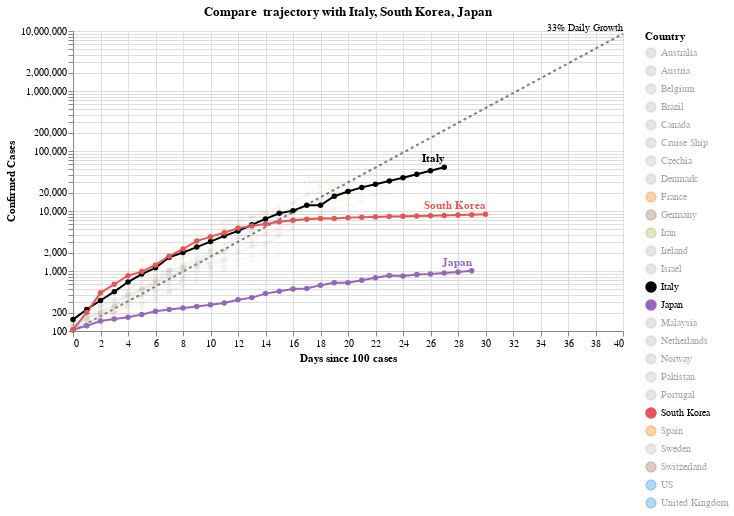

Notebook code for this chart:
### Code cell
#hide_input
chart = make_since_chart()
chart

### Figure 1 — Vega-Lite specification as saved in the notebook (floating-point values rounded to 4 significant figures; data arrays with more than 128 entries replaced by an {"elided": "..."} marker saying what was removed)
{"config": {"view": {"continuousWidth": 400, "continuousHeight": 300}}, "layer": [{"mark": {"type": "line", "color": "black", "opacity": 0.5, "strokeDash": [3, 3]}, "encoding": {"x": {"type": "quantitative", "field": "Days since 100 cases"}, "y": {"type": "quantitative", "field": "Confirmed Cases"}}}, {"mark": {"type": "text", "align": "right", "dy": -6, "fontSize": 10, "text": "33% Daily Growth"}, "encoding": {"x": {"type": "quantitative", "field": "Days since 100 cases"}, "y": {"type": "quantitative", "field": "Confirmed Cases"}}, "transform": [{"filter": "(datum['Days since 100 cases'] >= 40)"}]}, {"data": {"name": "data-d1cc8b3efaf2b95f26039e4fb3e0bf22"}, "mark": {"type": "line", "point": true}, "encoding": {"color": {"type": "nominal", "field": "Country", "scale": {"domain": ["Australia", "Austria", "Belgium", "Brazil", "Canada", "Cruise Ship", "Czechia", "Denmark", "France", "Germany", "Iran", "Ireland", "Israel", "Italy", "Japan", "Malaysia", "Netherlands", "Norway", "Pakistan", "Portugal", "South Korea", "Spain", "Sweden", "Switzerland", "US", "United Kingdom"], "range": ["#C1B7AD", "#C1B7AD", "#C1B7AD", "#C1B7AD", "#C1B7AD", "#C1B7AD", "#C1B7AD", "#C1B7AD", "#F58518", "#9D755D", "#A1BA59", "#C1B7AD", "#C1B7AD", "black", "#9467bd", "#C1B7AD", "#C1B7AD", "#C1B7AD", "#C1B7AD", "#C1B7AD", "#E45756", "#F58518", "#C1B7AD", "#9D755D", "#2495D3", "#2495D3"]}}, "opacity": {"condition": {"value": 1, "selection": "selector001"}, "value": 0.05}, "tooltip": [{"type": "nominal", "field": "Country"}, {"type": "temporal", "field": "Date"}, {"type": "quantitative", "field": "Confirmed Cases"}, {"type": "quantitative", "field": "Days since 100 cases"}], "x": {"type": "quantitative", "field": "Days since 100 cases"}, "y": {"type": "quantitative", "field": "Confirmed Cases", "scale": {"type": "log"}}}, "selection": {"selector001": {"type": "multi", "fields": ["Country"], "bind": "legend", "init": [{"Country": "Italy"}, {"Country": "South Korea"}, {"Country": "Japan"}]}}, "width": 550}, {"data": {"name": "data-d1cc8b3efaf2b95f26039e4fb3e0bf22"}, "mark": {"type": "text", "align": "right", "dy": -8, "fontWeight": "bold"}, "encoding": {"color": {"type": "nominal", "field": "Country", "scale": {"domain": ["Australia", "Austria", "Belgium", "Brazil", "Canada", "Cruise Ship", "Czechia", "Denmark", "France", "Germany", "Iran", "Ireland", "Israel", "Italy", "Japan", "Malaysia", "Netherlands", "Norway", "Pakistan", "Portugal", "South Korea", "Spain", "Sweden", "Switzerland", "US", "United Kingdom"], "range": ["#C1B7AD", "#C1B7AD", "#C1B7AD", "#C1B7AD", "#C1B7AD", "#C1B7AD", "#C1B7AD", "#C1B7AD", "#F58518", "#9D755D", "#A1BA59", "#C1B7AD", "#C1B7AD", "black", "#9467bd", "#C1B7AD", "#C1B7AD", "#C1B7AD", "#C1B7AD", "#C1B7AD", "#E45756", "#F58518", "#C1B7AD", "#9D755D", "#2495D3", "#2495D3"]}}, "opacity": {"condition": {"value": 1, "selection": "selector001"}, "value": 0.05}, "text": {"type": "nominal", "field": "Country"}, "tooltip": [{"type": "nominal", "field": "Country"}, {"type": "temporal", "field": "Date"}, {"type": "quantitative", "field": "Confirmed Cases"}, {"type": "quantitative", "field": "Days since 100 cases"}], "x": {"type": "quantitative", "field": "Days since 100 cases"}, "y": {"type": "quantitative", "field": "Confirmed Cases", "scale": {"type": "log"}}}, "transform": [{"filter": "(datum['Date'] >= 1584748800000)"}], "width": 550}], "data": {"name": "data-68672cae1c84aacde8ad60773c6666d3"}, "title": "Compare  trajectory with Italy, South Korea, Japan", "$schema": "https://vega.github.io/schema/vega-lite/v4.0.2.json", "datasets": {"data-68672cae1c84aacde8ad60773c6666d3": [{"Days since 100 cases": 0, "Confirmed Cases": 100.0}, {"Days since 100 cases": 1, "Confirmed Cases": 133.0}, {"Days since 100 cases": 2, "Confirmed Cases": 176.9}, {"Days since 100 cases": 3, "Confirmed Cases": 235.3}, {"Days since 100 cases": 4, "Confirmed Cases": 312.9}, {"Days since 100 cases": 5, "Confirmed Cases": 416.2}, {"Days since 100 cases": 6, "Confirmed Cases": 553.5}, {"Days since 100 cases": 7, "Confirmed Cases": 736.1}, {"Days since 100 cases": 8, "Confirmed Cases": 979.1}, {"Days since 100 cases": 9, "Confirmed Cases": 1302.0}, {"Days since 100 cases": 10, "Confirmed Cases": 1732.0}, {"Days since 100 cases": 11, "Confirmed Cases": 2303.0}, {"Days since 100 cases": 12, "Confirmed Cases": 3064.0}, {"Days since 100 cases": 13, "Confirmed Cases": 4074.0}, {"Days since 100 cases": 14, "Confirmed Cases": 5419.0}, {"Days since 100 cases": 15, "Confirmed Cases": 7207.0}, {"Days since 100 cases": 16, "Confirmed Cases": 9586.0}, {"Days since 100 cases": 17, "Confirmed Cases": 12750.0}, {"Days since 100 cases": 18, "Confirmed Cases": 16960.0}, {"Days since 100 cases": 19, "Confirmed Cases": 22550.0}, {"Days since 100 cases": 20, "Confirmed Cases": 29990.0}, {"Days since 100 cases": 21, "Confirmed Cases": 39890.0}, {"Days since 100 cases": 22, "Confirmed Cases": 53060.0}, {"Days since 100 cases": 23, "Confirmed Cases": 70560.0}, {"Days since 100 cases": 24, "Confirmed Cases": 93850.0}, {"Days since 100 cases": 25, "Confirmed Cases": 124800.0}, {"Days since 100 cases": 26, "Confirmed Cases": 166000.0}, {"Days since 100 cases": 27, "Confirmed Cases": 220800.0}, {"Days since 100 cases": 28, "Confirmed Cases": 293700.0}, {"Days since 100 cases": 29, "Confirmed Cases": 390600.0}, {"Days since 100 cases": 30, "Confirmed Cases": 519500.0}, {"Days since 100 cases": 31, "Confirmed Cases": 690900.0}, {"Days since 100 cases": 32, "Confirmed Cases": 918900.0}, {"Days since 100 cases": 33, "Confirmed Cases": 1222000.0}, {"Days since 100 cases": 34, "Confirmed Cases": 1625000.0}, {"Days since 100 cases": 35, "Confirmed Cases": 2162000.0}, {"Days since 100 cases": 36, "Confirmed Cases": 2875000.0}, {"Days since 100 cases": 37, "Confirmed Cases": 3824000.0}, {"Days since 100 cases": 38, "Confirmed Cases": 5086000.0}, {"Days since 100 cases": 39, "Confirmed Cases": 6764000.0}, {"Days since 100 cases": 40, "Confirmed Cases": 8996000.0}], "data-d1cc8b3efaf2b95f26039e4fb3e0bf22": {"elided": "449 records"}}}
